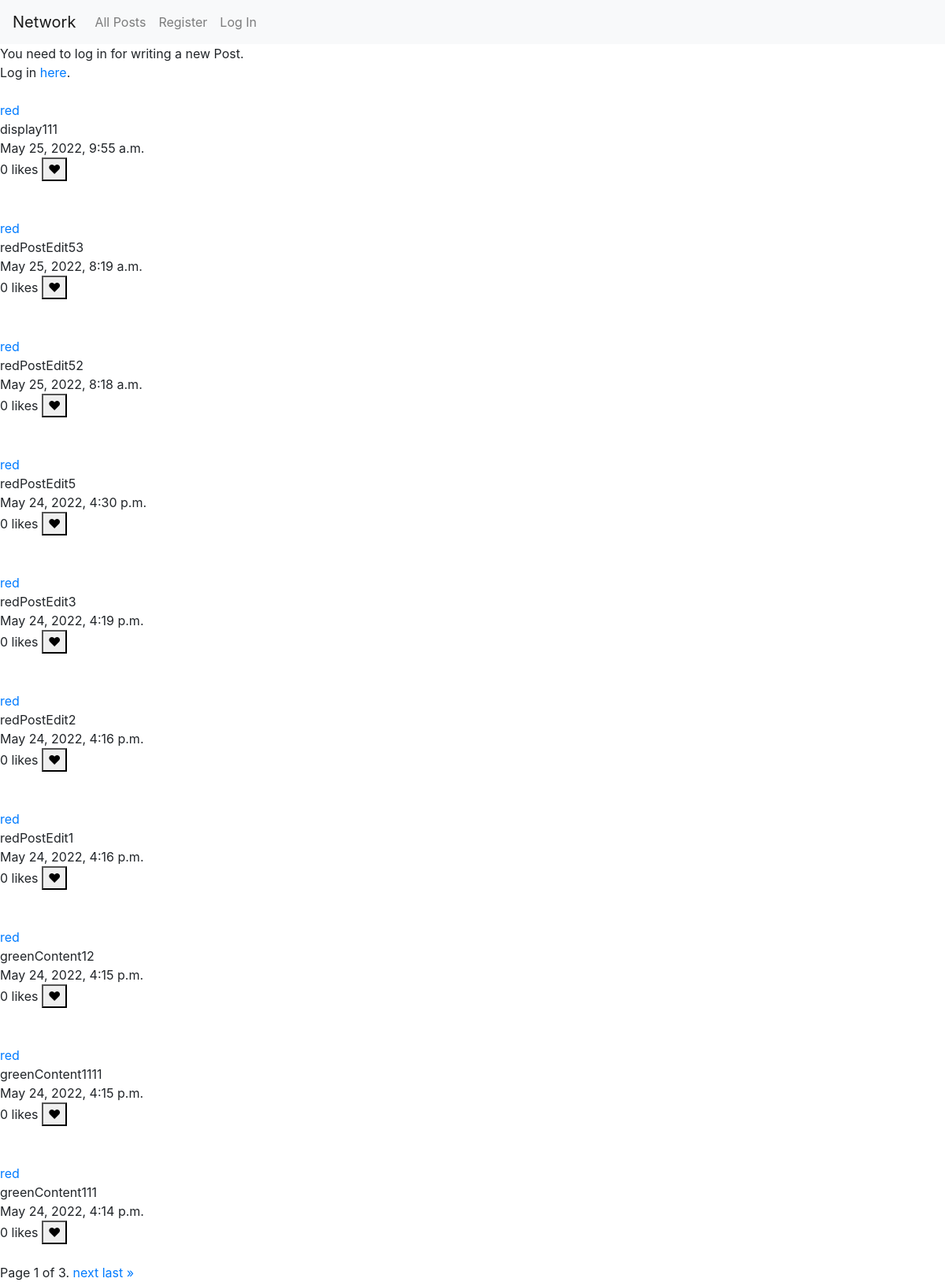
Before: / with the older database file.
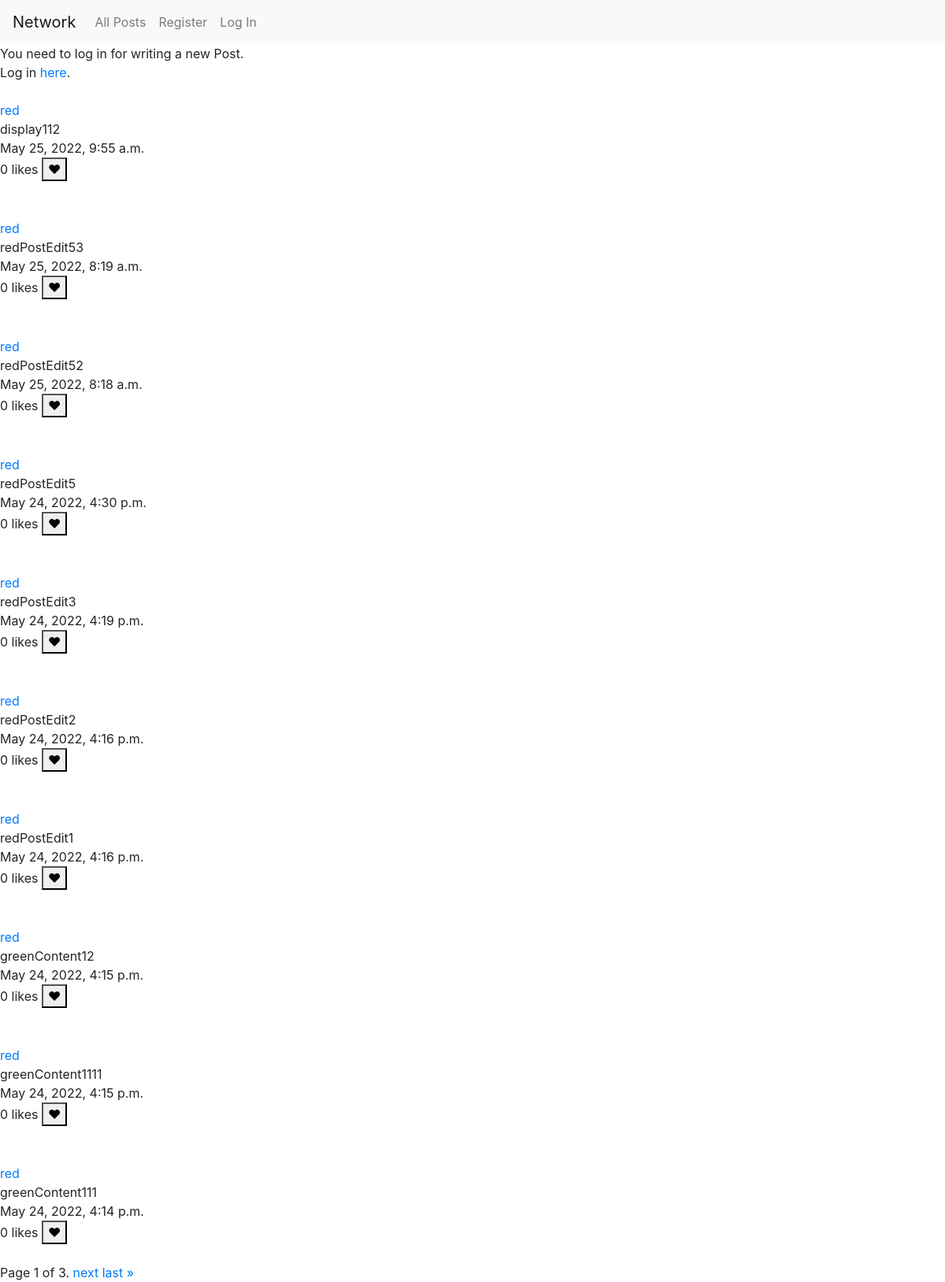
After: the same page with the newer database file.
### network/models.py (models this page shows, shortened)
class Post(models.Model):
    user = models.ForeignKey('User', on_delete=models.CASCADE)
    content = models.CharField(max_length=512)
    posted = models.DateTimeField(auto_now_add=True)
    likes = models.IntegerField(default=0)

class User(AbstractUser):
    pass

### network/views.py (the view)
# urls.py: path("", views.index, name="index"),
def index(request):
    if request.method == 'POST':
        form = PostForm(request.POST)
        if form.is_valid:
            form = form.save(commit=False)
            form.user_id = request.user.id
            form.save()
            return HttpResponseRedirect("/")
        else:
            return HttpResponseRedirect("/")
    else:
        all_posts = Post.objects.select_related().order_by('-posted')
        paginate_posts = Paginator(all_posts, 10, orphans=0, allow_empty_first_page=True)
        page_number = request.GET.get('page')
        page_obj = paginate_posts.get_page(page_number)
        return render(request, "network/index.html" , {
            "form": PostForm(),
            "posts": page_obj
        })

### network/templates/network/index.html (shortened to what this page needs)
{% extends "network/layout.html" %}
{% block body %}
    {% if profile %}
        {% if user.is_authenticated and profile.user.username != request.user.username %}
            <form action="{% url 'profile' profile.user.username %}" method="post">
                {% csrf_token %}
                    <input class="btn btn-info" type="submit" name="follow" value="follow">
                    <input class="btn btn-info" type="submit" name="unfollow" value="unfollow">
            </form>
        {% endif %}
        <div>
            following: {{ profile.following.count }}
            <br>
            followers: {{ profile.followers }}
        </div>
    {% else %}
        <div>
            {% if user.is_authenticated %}
                <form action="{% url 'index' %}" method="post">
                    {% csrf_token %}
                    <label>{{ form.content.label }}</label>
                    <div>{{ form.content }}</div>
                    <input type="submit" value="Post">
                </form>
            {% else %}
                You need to log in for writing a new Post.<br>
                Log in <a href="{% url 'login' %}">here</a>.
            {% endif %}
        </div>
    {% endif %}
    <div>
        {% if posts %}
            <div id="posts_frame">
                {% for post in posts %}
                    <br>
                    <div id="frame_{{post.id}}">
                        <div>
                            <a href={% url 'profile' post.user.username %}>{{ post.user.username}}</a>
                        </div>
                        <div id="content_{{post.id}}">
                            {{ post.content }}
                        </div>
                        <div id="timestamp_{{post.id}}">
                            {{ post.posted }}
                        </div>
                        <div id="likes_{{post.id}}">
                            {{ post.likes }} likes
                            <button id="like_{{post.id}}" type="button" name="like">&#10084;</button>
                        </div>
                    </div>
                    <br>
                {% endfor %}
            </div>
        {% else %}
            No Posts
        {% endif %}
    </div>
    <div class="pagination">
        <span class="step-links">
            <span class="current">
                Page {{ posts.number }} of {{ posts.paginator.num_pages }}.
            </span>
            {% if posts.has_next %}
                <a href="?page={{ posts.next_page_number }}">next</a>
                <a href="?page={{ posts.paginator.num_pages }}">last &raquo;</a>
            {% endif %}
        </span>
    </div>
{% endblock %}

### network/templates/network/layout.html (shortened to what this page needs)
{% load static %}
<!DOCTYPE html>
<html lang="en">
    <head>
        <link rel="stylesheet" href="https://stackpath.bootstrapcdn.com/bootstrap/4.4.1/css/bootstrap.min.css">
        <link href="{% static 'network/styles.css' %}" rel="stylesheet">
    </head>
    <body>
        <nav class="navbar navbar-expand-lg navbar-light bg-light">
            <a class="navbar-brand" href="{% url 'index' %}">Network</a>
            <div>
              <ul class="navbar-nav mr-auto">
                <li class="nav-item">
                  <a class="nav-link" href="{% url 'index' %}">All Posts</a>
                </li>
                {% if user.is_authenticated %}
                    <li class="nav-item">
                        <a class="nav-link" href="{% url 'following' %}">Following</a>
                    </li>
                    <li class="nav-item">
                        <a class="nav-link" href="{% url 'logout' %}">Log Out</a>
                    </li>
                {% else %}
                    <li class="nav-item">
                        <a class="nav-link" href="{% url 'register' %}">Register</a>
                    </li>
                    <li class="nav-item">
                        <a class="nav-link" href="{% url 'login' %}">Log In</a>
                    </li>
                {% endif %}
              </ul>
            </div>
          </nav>
        <div class="body">
            {% block body %}
            {% endblock %}
        </div>
    </body>
</html>

Changed rows visible on the page:
changed Post: content "display111" → "display112"
